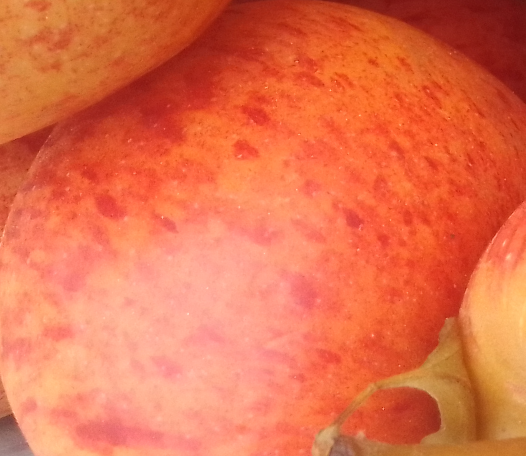
#> input picture fruit_ripeness/apple_ripeness/apple_full_test_debug/FreshApple (27).jpg/ripeness/input_original_colour.png, 1051 x 912 px (shown at 1/2 size)
$ python apple_ripeness_yolo.py 'apple_full_test_debug/FreshApple (27).jpg/ripeness/input_original_colour.png'
#> lines starting #> are read from the running program, lines starting #| are printed output that depends on the picture; after the words box and inside, x2 and y2 are one past the last pixel; in counts of white or black regions, pixels touching at a corner belong together
# pip install opencv-python numpy

"""
APPLE RIPENESS ANALYSIS - FUJI-BASED COLOUR METHOD
==================================================

Important dataset note
----------------------
The Kaggle Fruit Recognition dataset names the class only as "Apple A".
Its exact cultivar is not confirmed by the dataset source.

This module therefore treats Apple A as a Fuji-like red/yellow apple for
project testing and applies Fuji apple references. Do not state that
"Apple A is confirmed Fuji" in the report.

REFERENCE 1 - FUJI MATURITY BY RED SKIN COVERAGE
-------------------------------------------------
KR101038935B1:
"Maturity judgment method of Fuji apple and aging judgment color chart
of Fuji apple"

Fuji maturity stages based on skin coloration rate:

    Index 1 : red coverage < 30%
    Index 2 : 30% <= red coverage < 50%
    Index 3 : 50% <= red coverage < 60%
    Index 4 : 60% <= red coverage < 80%
    Index 5 : red coverage >= 80%

REFERENCE 2 - FUJI APPLE HSV HUE
--------------------------------
Hu et al. (2021), Horticulturae 7(9), 276:
"Infield Apple Detection and Grading Based on Multi-Feature Fusion"

The study used OpenCV HSV Hue (0-180 scale) and reported:

    Red:
        H = 0-15
        OR
        H = 175-180

    Yellow:
        H ~= 20-25

The paper calculates red area ratio as:

    red pixels / total apple pixels

The paper mainly uses Hue because Hue is less affected by illumination.
It does not provide a complete S/V threshold for the reported red/yellow
ranges, so this module follows the published Hue rule directly.

OpenCV uint8 Hue normally has values 0-179, so the upper red interval
is implemented as 175-179.

PIPELINE
--------
Teammate YOLO mask
    -> original-colour apple pixels
    -> OpenCV HSV
    -> red mask / yellow mask
    -> red coverage %
    -> Index 1-5

No CLAHE, white balance, or colour enhancement is applied to ripeness pixels.
"""

from dataclasses import dataclass
from typing import Dict, Optional, Tuple

import cv2
import numpy as np


# ---------------------------------------------------------------------------
# Fuji apple Hue ranges from Hu et al. (2021)
# OpenCV Hue range: 0-179
# ---------------------------------------------------------------------------

RED_HUE_RANGES = (
    (0, 15),
    (175, 179),
)

YELLOW_HUE_RANGE = (
    20,
    25,
)


# ---------------------------------------------------------------------------
# Fuji maturity red-coverage boundaries from KR101038935B1
# ---------------------------------------------------------------------------

INDEX2_MIN = 30.0
INDEX3_MIN = 50.0
INDEX4_MIN = 60.0
INDEX5_MIN = 80.0


@dataclass
class AppleRipenessResult:
    maturity_index: int
    maturity_label: str
    rule_basis: str

    total_fruit_pixels: int

    red_pixels: int
    yellow_pixels: int
    other_pixels: int

    red_pct: float
    yellow_pct: float
    other_pct: float


def _normalise_binary_mask(
    mask: np.ndarray,
    target_shape: Tuple[int, int],
) -> np.ndarray:
    """Convert supplied YOLO mask to a 0/255 uint8 binary mask."""
    if mask.ndim == 3:
        mask = cv2.cvtColor(
            mask,
            cv2.COLOR_BGR2GRAY,
        )

    if mask.shape[:2] != target_shape:
        mask = cv2.resize(
            mask,
            (target_shape[1], target_shape[0]),
            interpolation=cv2.INTER_NEAREST,
        )

    return (
        (mask > 0).astype(np.uint8) * 255
    )


def fruit_mask_from_black_background(
    masked_crop_bgr: np.ndarray,
) -> np.ndarray:
    """
    Fallback only.

    Final integration should pass the teammate YOLO mask directly.
    """
    if (
        masked_crop_bgr is None
        or masked_crop_bgr.size == 0
    ):
        raise ValueError(
            "Input apple crop is empty"
        )

    non_black = np.any(
        masked_crop_bgr != 0,
        axis=2,
    )

    return (
        non_black.astype(np.uint8) * 255
    )


def prepare_apple_for_colour_analysis(
    original_crop_bgr: np.ndarray,
    fruit_mask: Optional[np.ndarray] = None,
) -> Dict[str, np.ndarray]:
    """
    Prepare original-colour pixels for apple ripeness analysis.
    """
    if (
        original_crop_bgr is None
        or original_crop_bgr.size == 0
    ):
        raise ValueError(
            "Input apple crop is empty"
        )

    h, w = original_crop_bgr.shape[:2]

    if fruit_mask is None:
        fruit_mask = (
            fruit_mask_from_black_background(
                original_crop_bgr
            )
        )
    else:
        fruit_mask = _normalise_binary_mask(
            fruit_mask,
            (h, w),
        )

    bgr = original_crop_bgr.copy()

    hsv = cv2.cvtColor(
        bgr,
        cv2.COLOR_BGR2HSV,
    )

    return {
        "bgr": bgr,
        "hsv": hsv,
        "fruit_mask": fruit_mask,
    }


def _make_red_hue_mask(
    hue: np.ndarray,
) -> np.ndarray:
    """
    Red Hue:
        0-15 OR 175-179
    """
    low_red = cv2.inRange(
        hue,
        RED_HUE_RANGES[0][0],
        RED_HUE_RANGES[0][1],
    )

    high_red = cv2.inRange(
        hue,
        RED_HUE_RANGES[1][0],
        RED_HUE_RANGES[1][1],
    )

    return cv2.bitwise_or(
        low_red,
        high_red,
    )


def _make_yellow_hue_mask(
    hue: np.ndarray,
) -> np.ndarray:
    """
    Yellow Hue:
        approximately 20-25
    """
    return cv2.inRange(
        hue,
        YELLOW_HUE_RANGE[0],
        YELLOW_HUE_RANGE[1],
    )


def measure_apple_features(
    original_crop_bgr: np.ndarray,
    fruit_mask: Optional[np.ndarray] = None,
) -> Tuple[
    AppleRipenessResult,
    Dict[str, np.ndarray],
]:
    """
    Measure Fuji-style red/yellow colour coverage only inside
    the YOLO apple mask.
    """
    data = prepare_apple_for_colour_analysis(
        original_crop_bgr,
        fruit_mask=fruit_mask,
    )

    hsv = data["hsv"]
    roi_mask = data["fruit_mask"]

    total = int(
        cv2.countNonZero(
            roi_mask
        )
    )

    if total == 0:
        raise ValueError(
            "YOLO apple mask contains no fruit pixels"
        )

    hue = hsv[:, :, 0]

    # Published Hue masks.
    red_raw = _make_red_hue_mask(
        hue
    )

    yellow_raw = _make_yellow_hue_mask(
        hue
    )

    # Restrict all colour measurements to the YOLO apple ROI.
    red_mask = cv2.bitwise_and(
        red_raw,
        roi_mask,
    )

    yellow_mask = cv2.bitwise_and(
        yellow_raw,
        roi_mask,
    )

    # Red and yellow Hue ranges do not overlap.
    classified_mask = cv2.bitwise_or(
        red_mask,
        yellow_mask,
    )

    other_mask = cv2.bitwise_and(
        roi_mask,
        cv2.bitwise_not(
            classified_mask
        ),
    )

    # Pixel counts.
    red_pixels = int(
        cv2.countNonZero(
            red_mask
        )
    )

    yellow_pixels = int(
        cv2.countNonZero(
            yellow_mask
        )
    )

    other_pixels = int(
        cv2.countNonZero(
            other_mask
        )
    )

    # Percentages.
    red_pct = (
        100.0 * red_pixels / total
    )

    yellow_pct = (
        100.0 * yellow_pixels / total
    )

    other_pct = (
        100.0 * other_pixels / total
    )

    # Temporary result before maturity classification.
    result = AppleRipenessResult(
        maturity_index=0,
        maturity_label="Not classified",
        rule_basis="",
        total_fruit_pixels=total,
        red_pixels=red_pixels,
        yellow_pixels=yellow_pixels,
        other_pixels=other_pixels,
        red_pct=red_pct,
        yellow_pct=yellow_pct,
        other_pct=other_pct,
    )

    diagnostics = {
        "bgr": data["bgr"],
        "fruit_mask": roi_mask,
        "hue_channel": hue,
        "red_mask": red_mask,
        "yellow_mask": yellow_mask,
        "other_mask": other_mask,
    }

    return result, diagnostics


def classify_apple(
    measurement: AppleRipenessResult,
) -> AppleRipenessResult:
    """
    Apply Fuji apple red skin-coverage maturity stages.

    Index 1 : red < 30%
    Index 2 : 30% <= red < 50%
    Index 3 : 50% <= red < 60%
    Index 4 : 60% <= red < 80%
    Index 5 : red >= 80%
    """
    red = measurement.red_pct

    if red < INDEX2_MIN:
        measurement.maturity_index = 1
        measurement.maturity_label = (
            "Index 1 - Stage 1"
        )
        measurement.rule_basis = (
            f"Red coverage={red:.2f}% (<30%)."
        )

    elif red < INDEX3_MIN:
        measurement.maturity_index = 2
        measurement.maturity_label = (
            "Index 2 - Stage 2"
        )
        measurement.rule_basis = (
            f"Red coverage={red:.2f}% "
            "(>=30% and <50%)."
        )

    elif red < INDEX4_MIN:
        measurement.maturity_index = 3
        measurement.maturity_label = (
            "Index 3 - Stage 3"
        )
        measurement.rule_basis = (
            f"Red coverage={red:.2f}% "
            "(>=50% and <60%)."
        )

    elif red < INDEX5_MIN:
        measurement.maturity_index = 4
        measurement.maturity_label = (
            "Index 4 - Stage 4"
        )
        measurement.rule_basis = (
            f"Red coverage={red:.2f}% "
            "(>=60% and <80%)."
        )

    else:
        measurement.maturity_index = 5
        measurement.maturity_label = (
            "Index 5 - Stage 5"
        )
        measurement.rule_basis = (
            f"Red coverage={red:.2f}% (>=80%)."
        )

    return measurement


def assess_apple_ripeness(
    original_crop_bgr: np.ndarray,
    fruit_mask: Optional[np.ndarray] = None,
) -> Tuple[
    AppleRipenessResult,
    Dict[str, np.ndarray],
]:
    """
    YOLO mask
        -> Hue colour measurement
        -> red coverage
        -> Fuji maturity Index 1-5
    """
    result, diagnostics = (
        measure_apple_features(
            original_crop_bgr,
            fruit_mask=fruit_mask,
        )
    )

    result = classify_apple(
        result
    )

    return result, diagnostics


def save_diagnostics(
    out_dir: str,
    diagnostics: Dict[str, np.ndarray],
) -> None:
    """Save apple ripeness debug images."""
    import os

    os.makedirs(
        out_dir,
        exist_ok=True,
    )

    for name in (
        "fruit_mask",
        "hue_channel",
        "red_mask",
        "yellow_mask",
        "other_mask",
    ):
        if name in diagnostics:
            cv2.imwrite(
                os.path.join(
                    out_dir,
                    f"{name}.png",
                ),
                diagnostics[name],
            )

    if "bgr" in diagnostics:
        cv2.imwrite(
            os.path.join(
                out_dir,
                "input_original_colour.png",
            ),
            diagnostics["bgr"],
        )


if __name__ == "__main__":
    import argparse
    import os
    from pathlib import Path

    SCRIPT_DIR = (
        Path(__file__).resolve().parent
    )

    DEFAULT_DEBUG_DIR = (
        SCRIPT_DIR
        / "apple_full_test_debug"
    )

    parser = argparse.ArgumentParser()

    parser.add_argument(
        "image",
        help="Original-colour apple crop/image",
    )

    parser.add_argument(
        "--mask",
        help="Optional YOLO binary apple mask",
    )

    parser.add_argument(
        "--out",
        default=str(
            DEFAULT_DEBUG_DIR
        ),
        help=(
            "Default output: "
            "fruit_ripeness/apple_ripeness/apple_full_test_debug/"
        ),
    )

    args = parser.parse_args()

    img = cv2.imread(
        args.image
    )
#> img is the input picture: shape (912, 1051, 3); mean B, G, R 76, 111.9, 228.9

    if img is None:
        raise SystemExit(
            f"Cannot read image: {args.image}"
        )

    mask = None

    if args.mask:
        mask = cv2.imread(
            args.mask,
            cv2.IMREAD_GRAYSCALE,
        )

        if mask is None:
            raise SystemExit(
                f"Cannot read mask: {args.mask}"
            )

    result, diagnostics = (
        assess_apple_ripeness(
            img,
            fruit_mask=mask,
        )
    )
#> in fruit_mask_from_black_background, `non_black = np.any( masked_crop_bgr != 0, axis=2, )`: non_black: shape (912, 1051) bool; every value is 1
#> in fruit_mask_from_black_background, `return ( non_black.astype(np.uint8) * 255 )`: returned value: shape (912, 1051); every value is 255
#> in prepare_apple_for_colour_analysis, `hsv = cv2.cvtColor( bgr, cv2.COLOR_BGR2HSV, )`: hsv: shape (912, 1051, 3); mean H, S, V 7.1, 173.5, 228.9
#> in measure_apple_features, `data = prepare_apple_for_colour_analysis( original_crop_bgr, fruit_mas..`: data = 3 items
#> in measure_apple_features, `total = int( cv2.countNonZero( roi_mask ) )`: total = 958512
#> in measure_apple_features, `hue = hsv[:, :, 0]`:
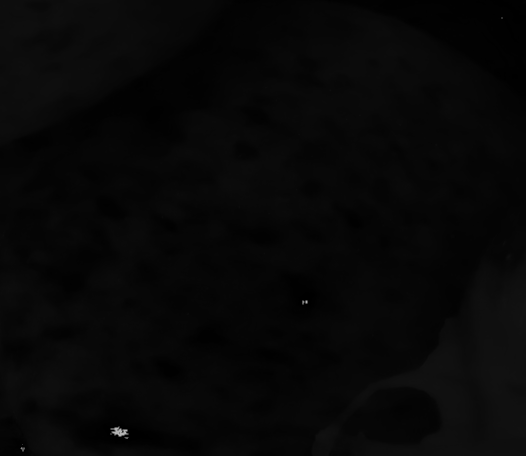
#> hue: shape (912, 1051) (shown at 1/2 size); min 0, max 179, mean 7.1
#> in _make_red_hue_mask, `low_red = cv2.inRange( hue, RED_HUE_RANGES[0][0], RED_HUE_RANGES[0][1]..`:
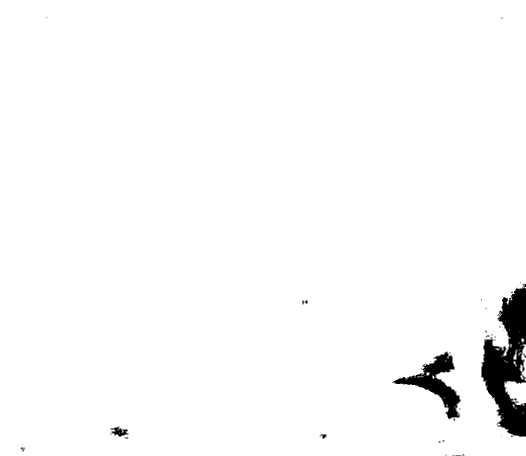
#> low_red: shape (912, 1051) (shown at 1/2 size); 97.8% white; 47 black regions (40 under 20 px), largest, box (x1, y1, x2, y2) and area: (963, 567, 1051, 874) 14761, (784, 703, 921, 839) 5491, (221, 853, 257, 873) 351
#> in _make_red_hue_mask, `high_red = cv2.inRange( hue, RED_HUE_RANGES[1][0], RED_HUE_RANGES[1][1..`: high_red: shape (912, 1051); 0.05% white; 9 white regions (5 under 20 px), largest, box (x1, y1, x2, y2) and area: (221, 853, 257, 873) 351, (611, 601, 615, 607) 24, (41, 894, 49, 899) 21, (605, 601, 609, 609) 20
#> in _make_red_hue_mask, `return cv2.bitwise_or( low_red, high_red, )`: returned value: shape (912, 1051); 97.9% white; 38 black regions (35 under 20 px), largest, box (x1, y1, x2, y2) and area: (963, 567, 1051, 874) 14761, (784, 703, 921, 839) 5491, (639, 869, 653, 877) 61
#> in _make_yellow_hue_mask, `return cv2.inRange( hue, YELLOW_HUE_RANGE[0], YELLOW_HUE_RANGE[1], )`: returned value: shape (912, 1051); every value is 0
#> in measure_apple_features, `other_mask = cv2.bitwise_and( roi_mask, cv2.bitwise_not( classified_ma..`:
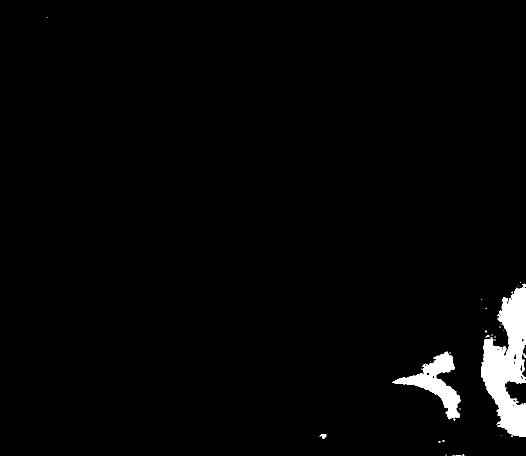
#> other_mask: shape (912, 1051) (shown at 1/2 size); 2.1% white; 38 white regions (35 under 20 px), largest, box (x1, y1, x2, y2) and area: (963, 567, 1051, 874) 14761, (784, 703, 921, 839) 5491, (639, 869, 653, 877) 61
#> in measure_apple_features, `red_pixels = int( cv2.countNonZero( red_mask ) )`: red_pixels = 938019
#> in measure_apple_features, `yellow_pixels = int( cv2.countNonZero( yellow_mask ) )`: yellow_pixels = 0
#> in measure_apple_features, `other_pixels = int( cv2.countNonZero( other_mask ) )`: other_pixels = 20493
#> in measure_apple_features, `red_pct = ( 100.0 * red_pixels / total )`: red_pct = 97.86
#> in measure_apple_features, `yellow_pct = ( 100.0 * yellow_pixels / total )`: yellow_pct = 0
#> in measure_apple_features, `other_pct = ( 100.0 * other_pixels / total )`: other_pct = 2.14
#> in assess_apple_ripeness, `result, diagnostics = ( measure_apple_features( original_crop_bgr, fru..`: diagnostics = 6 items
#> diagnostics = 6 items

    print(
        "\nAPPLE RIPENESS RESULT"
    )
    print(
        "---------------------"
    )

    print(
        f"Fruit pixels    : "
        f"{result.total_fruit_pixels}"
    )
#| Fruit pixels    : 958512

    print(
        f"Red pixels      : "
        f"{result.red_pixels}"
    )
#| Red pixels      : 938019

    print(
        f"Yellow pixels   : "
        f"{result.yellow_pixels}"
    )
#| Yellow pixels   : 0

    print(
        f"Other pixels    : "
        f"{result.other_pixels}"
    )
#| Other pixels    : 20493

    print(
        f"Red coverage    : "
        f"{result.red_pct:.2f}%"
    )
#| Red coverage    : 97.86%

    print(
        f"Yellow coverage : "
        f"{result.yellow_pct:.2f}%"
    )
#| Yellow coverage : 0.00%

    print(
        f"Other coverage  : "
        f"{result.other_pct:.2f}%"
    )
#| Other coverage  : 2.14%

    print(
        f"Prediction      : "
        f"{result.maturity_label}"
    )
#| Prediction      : Index 5 - Stage 5

    print(
        f"Rule basis      : "
        f"{result.rule_basis}"
    )
#| Rule basis      : Red coverage=97.86% (>=80%).

    save_diagnostics(
        args.out,
        diagnostics,
    )

    print(
        "\nDiagnostic masks saved to:",
        os.path.abspath(
            args.out
        ),
    )
#| Diagnostic masks saved to: fruit_ripeness/apple_ripeness/apple_full_test_debug
